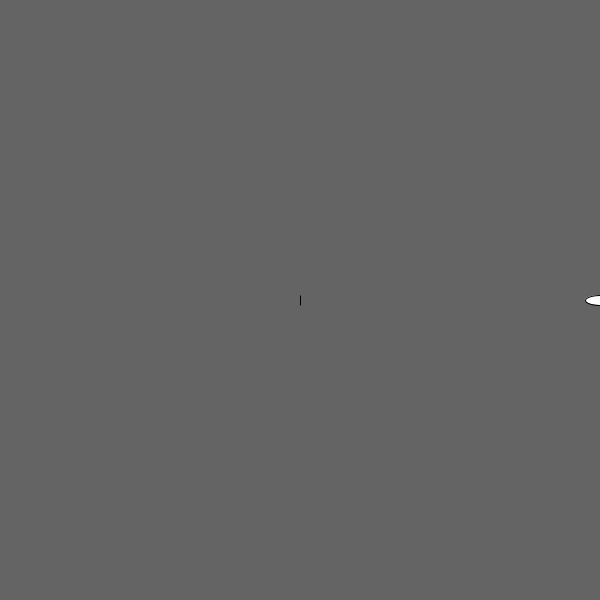
Frame 1 (no input)
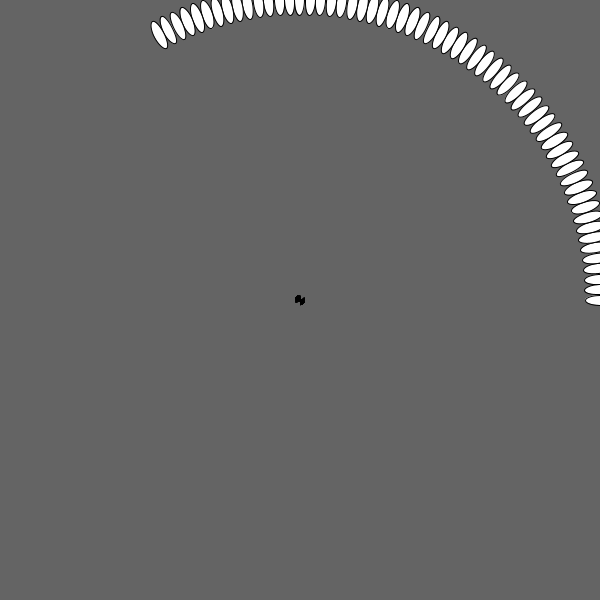
Frame 60 (the mouse pressed at the canvas centre just before this capture)
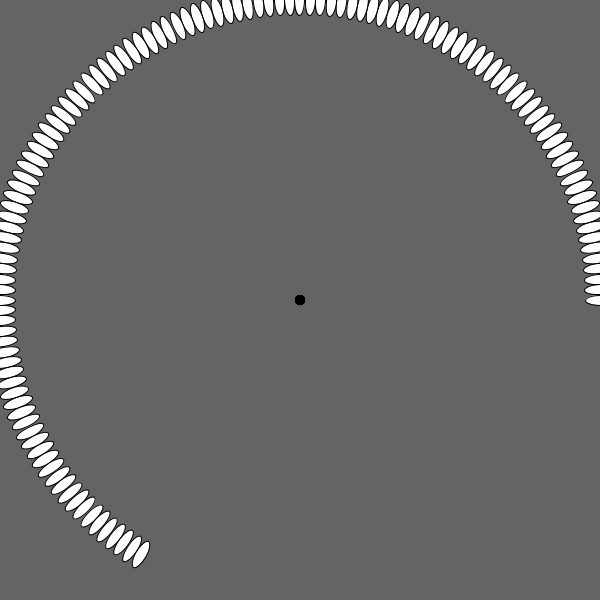
Frame 120 (the mouse held since frame 60 and released just before this capture)

The Processing sketch that drew these frames (run headless with seeded random() and noise(); from frame 60 on, the mouse is pressed at the canvas centre):

// Processing sketch: processing_138696
// ── processing_138696.pde

float x=0;
float y=0;
float r=0;
float o=0;
float z=240;
void setup() {
size(600,600);
background(100);
colorMode(HSB);

}
void draw() {
translate(300,300);
rotate(o);
 
ellipse(0,0,r*100,10);
translate(0,0);
//fill(200,o,0);

//ellipse(100*sin(x*o)+100,0,20,10);
o= o - (PI/90);
//ellipse(100*(cos(x*o)+1),0,20,10);

//ellipse( function r=(o),0,w,h);

ellipse(100*(cos(x*o)+2),0,30,10);
}
void keyPressed(){
  //background(100);
  if(key=='0'){x=0;
fill(0,z,z);}
  if(key=='1'){x=1;
fill(16,z,z);}
  if(key=='2'){x=2;
fill(32,z,z);}
  if(key=='3'){x=3;
fill(48,z,z);}
  if(key=='4'){x=4;
fill(64,z,z);}
  if(key=='5'){x=5;
fill(80,z,z);}
  if(key=='6'){x=6;
fill(96,z,z);}
  if(key=='7'){x=7;
fill(112,z,z);}
  if(key=='8'){x=8;
fill(128,z,z);}
  if(key=='9'){x=9;
fill(144,z,z);}
  if(key==')'){x=10;
fill(160,z,z);}
  if(key=='!'){x=11;
fill(176,z,z);}
  if(key=='@'){x=12;
fill(192,z,z);}
  if(key=='#'){x=13;
fill(208,z,z);}
  if(key=='$'){x=14;
fill(224,z,z);}
  if(key=='%'){x=15;
fill(240,z,z);}
  
  if(key==' '){background(100);}
}
